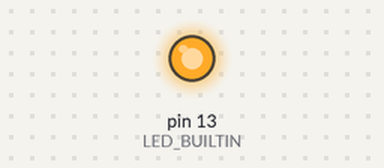
Bench run of a sketch on a simulated Arduino Uno, built with avr-gcc and run on an emulated ATmega328P. Shown: output pins drawn as LEDs (lit = HIGH).

Above: at 0.9 s.
At 3.9 s:
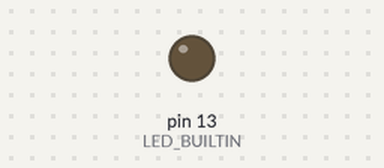
Timing chart, 0 to 5.1 s (numbered marks = the images above):
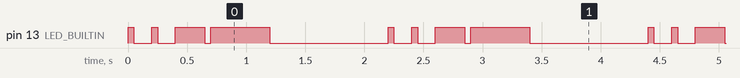

The sketch:

wrong-turn.ino
```cpp
void setup() {

  pinMode(LED_BUILTIN, OUTPUT);
}


void loop() {
  digitalWrite(LED_BUILTIN, HIGH);
  delay(50);
  digitalWrite(LED_BUILTIN, LOW);
  delay(150);
  digitalWrite(LED_BUILTIN, HIGH);
  delay(50);
  digitalWrite(LED_BUILTIN, LOW);
  delay(150);
  digitalWrite(LED_BUILTIN, HIGH);
  delay(250);
  digitalWrite(LED_BUILTIN, LOW);
  delay(50);
  digitalWrite(LED_BUILTIN, HIGH);
  delay(500);
  digitalWrite(LED_BUILTIN, LOW);
  delay(1000);
}
```

Measured:
- by itself, pin 13 (LED_BUILTIN): repeats every 2.2 s: LOW 0.15 s, HIGH 0.05 s, LOW 0.15 s, HIGH 0.25 s, LOW 0.05 s, HIGH 0.50 s, LOW 1.0 s, HIGH 0.05 s
- by itself, everything shown: repeats every 2.2 s, in 8 steps
